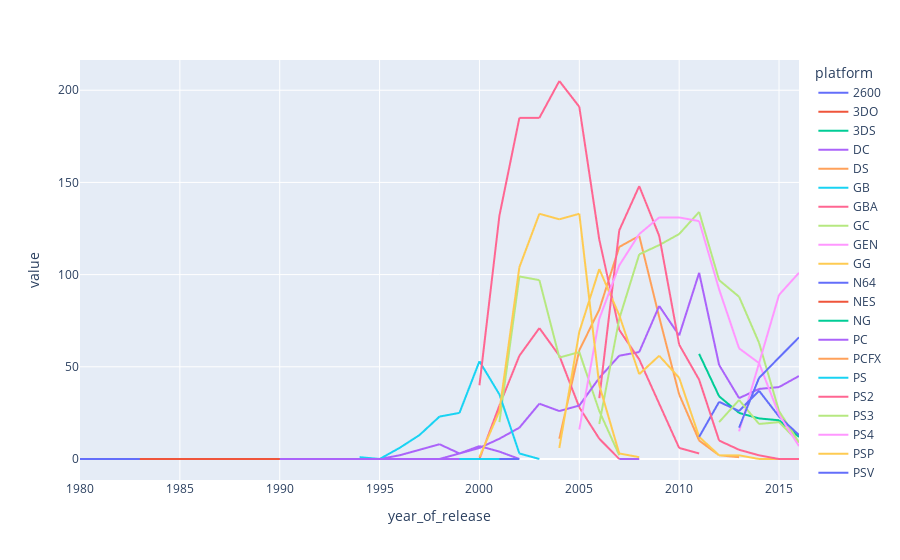

Notebook source saved alongside this figure:
### Code cell
pivot_df = pd.pivot_table(df, index='year_of_release', columns='platform', values='user_score', aggfunc='count')

fig = px.line(pivot_df)
fig.show()

### Figure 1 — Plotly figure (JSON) as saved in the notebook; plotly's stock layout.template omitted (floating-point values rounded to 4 significant figures)
{"data": [{"hovertemplate": "platform=2600<br>year_of_release=%{x}<br>value=%{y}<extra></extra>", "legendgroup": "2600", "line": {"color": "#636efa", "dash": "solid"}, "marker": {"symbol": "circle"}, "mode": "lines", "name": "2600", "showlegend": true, "type": "scattergl", "x": [1980, 1981, 1982, 1983, 1984, 1985, 1986, 1987, 1988, 1989, 1990, 1991, 1992, 1993, 1994, 1995, 1996, 1997, 1998, 1999, 2000, 2001, 2002, 2003, 2004, 2005, 2006, 2007, 2008, 2009, 2010, 2011, 2012, 2013, 2014, 2015, 2016], "xaxis": "x", "y": [0, 0, 0, 0, 0, 0, 0, 0, 0, 0, null, null, null, null, null, null, null, null, null, null, null, null, null, null, null, null, null, null, null, null, null, null, null, null, null, null, null], "yaxis": "y"}, {"hovertemplate": "platform=3DO<br>year_of_release=%{x}<br>value=%{y}<extra></extra>", "legendgroup": "3DO", "line": {"color": "#EF553B", "dash": "solid"}, "marker": {"symbol": "circle"}, "mode": "lines", "name": "3DO", "showlegend": true, "type": "scattergl", "x": [1980, 1981, 1982, 1983, 1984, 1985, 1986, 1987, 1988, 1989, 1990, 1991, 1992, 1993, 1994, 1995, 1996, 1997, 1998, 1999, 2000, 2001, 2002, 2003, 2004, 2005, 2006, 2007, 2008, 2009, 2010, 2011, 2012, 2013, 2014, 2015, 2016], "xaxis": "x", "y": [null, null, null, null, null, null, null, null, null, null, null, null, null, null, 0, 0, null, null, null, null, null, null, null, null, null, null, null, null, null, null, null, null, null, null, null, null, null], "yaxis": "y"}, {"hovertemplate": "platform=3DS<br>year_of_release=%{x}<br>value=%{y}<extra></extra>", "legendgroup": "3DS", "line": {"color": "#00cc96", "dash": "solid"}, "marker": {"symbol": "circle"}, "mode": "lines", "name": "3DS", "showlegend": true, "type": "scattergl", "x": [1980, 1981, 1982, 1983, 1984, 1985, 1986, 1987, 1988, 1989, 1990, 1991, 1992, 1993, 1994, 1995, 1996, 1997, 1998, 1999, 2000, 2001, 2002, 2003, 2004, 2005, 2006, 2007, 2008, 2009, 2010, 2011, 2012, 2013, 2014, 2015, 2016], "xaxis": "x", "y": [null, null, null, null, null, null, null, null, null, null, null, null, null, null, null, null, null, null, null, null, null, null, null, null, null, null, null, null, null, null, null, 57, 34, 25, 22, 21, 12], "yaxis": "y"}, {"hovertemplate": "platform=DC<br>year_of_release=%{x}<br>value=%{y}<extra></extra>", "legendgroup": "DC", "line": {"color": "#ab63fa", "dash": "solid"}, "marker": {"symbol": "circle"}, "mode": "lines", "name": "DC", "showlegend": true, "type": "scattergl", "x": [1980, 1981, 1982, 1983, 1984, 1985, 1986, 1987, 1988, 1989, 1990, 1991, 1992, 1993, 1994, 1995, 1996, 1997, 1998, 1999, 2000, 2001, 2002, 2003, 2004, 2005, 2006, 2007, 2008, 2009, 2010, 2011, 2012, 2013, 2014, 2015, 2016], "xaxis": "x", "y": [null, null, null, null, null, null, null, null, null, null, null, null, null, null, null, null, null, null, 0, 3, 7, 4, 0, null, null, null, null, 0, 0, null, null, null, null, null, null, null, null], "yaxis": "y"}, {"hovertemplate": "platform=DS<br>year_of_release=%{x}<br>value=%{y}<extra></extra>", "legendgroup": "DS", "line": {"color": "#FFA15A", "dash": "solid"}, "marker": {"symbol": "circle"}, "mode": "lines", "name": "DS", "showlegend": true, "type": "scattergl", "x": [1980, 1981, 1982, 1983, 1984, 1985, 1986, 1987, 1988, 1989, 1990, 1991, 1992, 1993, 1994, 1995, 1996, 1997, 1998, 1999, 2000, 2001, 2002, 2003, 2004, 2005, 2006, 2007, 2008, 2009, 2010, 2011, 2012, 2013, 2014, 2015, 2016], "xaxis": "x", "y": [null, null, null, null, null, 0, null, null, null, null, null, null, null, null, null, null, null, null, null, null, null, null, null, null, 11, 59, 81, 115, 121, 77, 35, 10, 2, 1, null, null, null], "yaxis": "y"}, {"hovertemplate": "platform=GB<br>year_of_release=%{x}<br>value=%{y}<extra></extra>", "legendgroup": "GB", "line": {"color": "#19d3f3", "dash": "solid"}, "marker": {"symbol": "circle"}, "mode": "lines", "name": "GB", "showlegend": true, "type": "scattergl", "x": [1980, 1981, 1982, 1983, 1984, 1985, 1986, 1987, 1988, 1989, 1990, 1991, 1992, 1993, 1994, 1995, 1996, 1997, 1998, 1999, 2000, 2001, 2002, 2003, 2004, 2005, 2006, 2007, 2008, 2009, 2010, 2011, 2012, 2013, 2014, 2015, 2016], "xaxis": "x", "y": [null, null, null, null, null, null, null, null, 0, 0, 0, 0, 0, null, 0, 0, 0, 0, 0, 0, 0, 0, null, null, null, null, null, null, null, null, null, null, null, null, null, null, null], "yaxis": "y"}, {"hovertemplate": "platform=GBA<br>year_of_release=%{x}<br>value=%{y}<extra></extra>", "legendgroup": "GBA", "line": {"color": "#FF6692", "dash": "solid"}, "marker": {"symbol": "circle"}, "mode": "lines", "name": "GBA", "showlegend": true, "type": "scattergl", "x": [1980, 1981, 1982, 1983, 1984, 1985, 1986, 1987, 1988, 1989, 1990, 1991, 1992, 1993, 1994, 1995, 1996, 1997, 1998, 1999, 2000, 2001, 2002, 2003, 2004, 2005, 2006, 2007, 2008, 2009, 2010, 2011, 2012, 2013, 2014, 2015, 2016], "xaxis": "x", "y": [null, null, null, null, null, null, null, null, null, null, null, null, null, null, null, null, null, null, null, null, 0, 29, 56, 71, 56, 28, 11, 0, null, null, null, null, null, null, null, null, null], "yaxis": "y"}, {"hovertemplate": "platform=GC<br>year_of_release=%{x}<br>value=%{y}<extra></extra>", "legendgroup": "GC", "line": {"color": "#B6E880", "dash": "solid"}, "marker": {"symbol": "circle"}, "mode": "lines", "name": "GC", "showlegend": true, "type": "scattergl", "x": [1980, 1981, 1982, 1983, 1984, 1985, 1986, 1987, 1988, 1989, 1990, 1991, 1992, 1993, 1994, 1995, 1996, 1997, 1998, 1999, 2000, 2001, 2002, 2003, 2004, 2005, 2006, 2007, 2008, 2009, 2010, 2011, 2012, 2013, 2014, 2015, 2016], "xaxis": "x", "y": [null, null, null, null, null, null, null, null, null, null, null, null, null, null, null, null, null, null, null, null, null, 20, 99, 97, 55, 58, 26, 2, null, null, null, null, null, null, null, null, null], "yaxis": "y"}, {"hovertemplate": "platform=GEN<br>year_of_release=%{x}<br>value=%{y}<extra></extra>", "legendgroup": "GEN", "line": {"color": "#FF97FF", "dash": "solid"}, "marker": {"symbol": "circle"}, "mode": "lines", "name": "GEN", "showlegend": true, "type": "scattergl", "x": [1980, 1981, 1982, 1983, 1984, 1985, 1986, 1987, 1988, 1989, 1990, 1991, 1992, 1993, 1994, 1995, 1996, 1997, 1998, 1999, 2000, 2001, 2002, 2003, 2004, 2005, 2006, 2007, 2008, 2009, 2010, 2011, 2012, 2013, 2014, 2015, 2016], "xaxis": "x", "y": [null, null, null, null, null, null, null, null, null, null, 0, 0, 0, 0, 0, null, null, null, null, null, null, null, null, null, null, null, null, null, null, null, null, null, null, null, null, null, null], "yaxis": "y"}, {"hovertemplate": "platform=GG<br>year_of_release=%{x}<br>value=%{y}<extra></extra>", "legendgroup": "GG", "line": {"color": "#FECB52", "dash": "solid"}, "marker": {"symbol": "circle"}, "mode": "lines", "name": "GG", "showlegend": true, "type": "scattergl", "x": [1980, 1981, 1982, 1983, 1984, 1985, 1986, 1987, 1988, 1989, 1990, 1991, 1992, 1993, 1994, 1995, 1996, 1997, 1998, 1999, 2000, 2001, 2002, 2003, 2004, 2005, 2006, 2007, 2008, 2009, 2010, 2011, 2012, 2013, 2014, 2015, 2016], "xaxis": "x", "y": [null, null, null, null, null, null, null, null, null, null, null, null, 0, null, null, null, null, null, null, null, null, null, null, null, null, null, null, null, null, null, null, null, null, null, null, null, null], "yaxis": "y"}, {"hovertemplate": "platform=N64<br>year_of_release=%{x}<br>value=%{y}<extra></extra>", "legendgroup": "N64", "line": {"color": "#636efa", "dash": "solid"}, "marker": {"symbol": "circle"}, "mode": "lines", "name": "N64", "showlegend": true, "type": "scattergl", "x": [1980, 1981, 1982, 1983, 1984, 1985, 1986, 1987, 1988, 1989, 1990, 1991, 1992, 1993, 1994, 1995, 1996, 1997, 1998, 1999, 2000, 2001, 2002, 2003, 2004, 2005, 2006, 2007, 2008, 2009, 2010, 2011, 2012, 2013, 2014, 2015, 2016], "xaxis": "x", "y": [null, null, null, null, null, null, null, null, null, null, null, null, null, null, null, null, 0, 0, 0, 0, 0, 0, 0, null, null, null, null, null, null, null, null, null, null, null, null, null, null], "yaxis": "y"}, {"hovertemplate": "platform=NES<br>year_of_release=%{x}<br>value=%{y}<extra></extra>", "legendgroup": "NES", "line": {"color": "#EF553B", "dash": "solid"}, "marker": {"symbol": "circle"}, "mode": "lines", "name": "NES", "showlegend": true, "type": "scattergl", "x": [1980, 1981, 1982, 1983, 1984, 1985, 1986, 1987, 1988, 1989, 1990, 1991, 1992, 1993, 1994, 1995, 1996, 1997, 1998, 1999, 2000, 2001, 2002, 2003, 2004, 2005, 2006, 2007, 2008, 2009, 2010, 2011, 2012, 2013, 2014, 2015, 2016], "xaxis": "x", "y": [null, null, null, 0, 0, 0, 0, 0, 0, 0, 0, 0, 0, 0, 0, null, null, null, null, null, null, null, null, null, null, null, null, null, null, null, null, null, null, null, null, null, null], "yaxis": "y"}, {"hovertemplate": "platform=NG<br>year_of_release=%{x}<br>value=%{y}<extra></extra>", "legendgroup": "NG", "line": {"color": "#00cc96", "dash": "solid"}, "marker": {"symbol": "circle"}, "mode": "lines", "name": "NG", "showlegend": true, "type": "scattergl", "x": [1980, 1981, 1982, 1983, 1984, 1985, 1986, 1987, 1988, 1989, 1990, 1991, 1992, 1993, 1994, 1995, 1996, 1997, 1998, 1999, 2000, 2001, 2002, 2003, 2004, 2005, 2006, 2007, 2008, 2009, 2010, 2011, 2012, 2013, 2014, 2015, 2016], "xaxis": "x", "y": [null, null, null, null, null, null, null, null, null, null, null, null, null, 0, 0, 0, 0, null, null, null, null, null, null, null, null, null, null, null, null, null, null, null, null, null, null, null, null], "yaxis": "y"}, {"hovertemplate": "platform=PC<br>year_of_release=%{x}<br>value=%{y}<extra></extra>", "legendgroup": "PC", "line": {"color": "#ab63fa", "dash": "solid"}, "marker": {"symbol": "circle"}, "mode": "lines", "name": "PC", "showlegend": true, "type": "scattergl", "x": [1980, 1981, 1982, 1983, 1984, 1985, 1986, 1987, 1988, 1989, 1990, 1991, 1992, 1993, 1994, 1995, 1996, 1997, 1998, 1999, 2000, 2001, 2002, 2003, 2004, 2005, 2006, 2007, 2008, 2009, 2010, 2011, 2012, 2013, 2014, 2015, 2016], "xaxis": "x", "y": [null, null, null, null, null, 1, null, null, 1, null, null, null, 1, null, 0, 0, 2, 5, 8, 3, 6, 11, 17, 30, 26, 29, 44, 56, 58, 83, 67, 101, 51, 33, 38, 39, 45], "yaxis": "y"}, {"hovertemplate": "platform=PCFX<br>year_of_release=%{x}<br>value=%{y}<extra></extra>", "legendgroup": "PCFX", "line": {"color": "#FFA15A", "dash": "solid"}, "marker": {"symbol": "circle"}, "mode": "lines", "name": "PCFX", "showlegend": true, "type": "scattergl", "x": [1980, 1981, 1982, 1983, 1984, 1985, 1986, 1987, 1988, 1989, 1990, 1991, 1992, 1993, 1994, 1995, 1996, 1997, 1998, 1999, 2000, 2001, 2002, 2003, 2004, 2005, 2006, 2007, 2008, 2009, 2010, 2011, 2012, 2013, 2014, 2015, 2016], "xaxis": "x", "y": [null, null, null, null, null, null, null, null, null, null, null, null, null, null, null, null, 0, null, null, null, null, null, null, null, null, null, null, null, null, null, null, null, null, null, null, null, null], "yaxis": "y"}, {"hovertemplate": "platform=PS<br>year_of_release=%{x}<br>value=%{y}<extra></extra>", "legendgroup": "PS", "line": {"color": "#19d3f3", "dash": "solid"}, "marker": {"symbol": "circle"}, "mode": "lines", "name": "PS", "showlegend": true, "type": "scattergl", "x": [1980, 1981, 1982, 1983, 1984, 1985, 1986, 1987, 1988, 1989, 1990, 1991, 1992, 1993, 1994, 1995, 1996, 1997, 1998, 1999, 2000, 2001, 2002, 2003, 2004, 2005, 2006, 2007, 2008, 2009, 2010, 2011, 2012, 2013, 2014, 2015, 2016], "xaxis": "x", "y": [null, null, null, null, null, null, null, null, null, null, null, null, null, null, 1, 0, 6, 13, 23, 25, 53, 35, 3, 0, null, null, null, null, null, null, null, null, null, null, null, null, null], "yaxis": "y"}, {"hovertemplate": "platform=PS2<br>year_of_release=%{x}<br>value=%{y}<extra></extra>", "legendgroup": "PS2", "line": {"color": "#FF6692", "dash": "solid"}, "marker": {"symbol": "circle"}, "mode": "lines", "name": "PS2", "showlegend": true, "type": "scattergl", "x": [1980, 1981, 1982, 1983, 1984, 1985, 1986, 1987, 1988, 1989, 1990, 1991, 1992, 1993, 1994, 1995, 1996, 1997, 1998, 1999, 2000, 2001, 2002, 2003, 2004, 2005, 2006, 2007, 2008, 2009, 2010, 2011, 2012, 2013, 2014, 2015, 2016], "xaxis": "x", "y": [null, null, null, null, null, null, null, null, null, null, null, null, null, null, null, null, null, null, null, null, 40, 132, 185, 185, 205, 191, 119, 70, 54, 30, 6, 3, null, null, null, null, null], "yaxis": "y"}, {"hovertemplate": "platform=PS3<br>year_of_release=%{x}<br>value=%{y}<extra></extra>", "legendgroup": "PS3", "line": {"color": "#B6E880", "dash": "solid"}, "marker": {"symbol": "circle"}, "mode": "lines", "name": "PS3", "showlegend": true, "type": "scattergl", "x": [1980, 1981, 1982, 1983, 1984, 1985, 1986, 1987, 1988, 1989, 1990, 1991, 1992, 1993, 1994, 1995, 1996, 1997, 1998, 1999, 2000, 2001, 2002, 2003, 2004, 2005, 2006, 2007, 2008, 2009, 2010, 2011, 2012, 2013, 2014, 2015, 2016], "xaxis": "x", "y": [null, null, null, null, null, null, null, null, null, null, null, null, null, null, null, null, null, null, null, null, null, null, null, null, null, null, 19, 76, 111, 116, 122, 134, 97, 88, 63, 26, 9], "yaxis": "y"}, {"hovertemplate": "platform=PS4<br>year_of_release=%{x}<br>value=%{y}<extra></extra>", "legendgroup": "PS4", "line": {"color": "#FF97FF", "dash": "solid"}, "marker": {"symbol": "circle"}, "mode": "lines", "name": "PS4", "showlegend": true, "type": "scattergl", "x": [1980, 1981, 1982, 1983, 1984, 1985, 1986, 1987, 1988, 1989, 1990, 1991, 1992, 1993, 1994, 1995, 1996, 1997, 1998, 1999, 2000, 2001, 2002, 2003, 2004, 2005, 2006, 2007, 2008, 2009, 2010, 2011, 2012, 2013, 2014, 2015, 2016], "xaxis": "x", "y": [null, null, null, null, null, null, null, null, null, null, null, null, null, null, null, null, null, null, null, null, null, null, null, null, null, null, null, null, null, null, null, null, null, 15, 52, 89, 101], "yaxis": "y"}, {"hovertemplate": "platform=PSP<br>year_of_release=%{x}<br>value=%{y}<extra></extra>", "legendgroup": "PSP", "line": {"color": "#FECB52", "dash": "solid"}, "marker": {"symbol": "circle"}, "mode": "lines", "name": "PSP", "showlegend": true, "type": "scattergl", "x": [1980, 1981, 1982, 1983, 1984, 1985, 1986, 1987, 1988, 1989, 1990, 1991, 1992, 1993, 1994, 1995, 1996, 1997, 1998, 1999, 2000, 2001, 2002, 2003, 2004, 2005, 2006, 2007, 2008, 2009, 2010, 2011, 2012, 2013, 2014, 2015, 2016], "xaxis": "x", "y": [null, null, null, null, null, null, null, null, null, null, null, null, null, null, null, null, null, null, null, null, null, null, null, null, 6, 69, 103, 78, 46, 56, 44, 12, 2, 2, 0, 0, null], "yaxis": "y"}, {"hovertemplate": "platform=PSV<br>year_of_release=%{x}<br>value=%{y}<extra></extra>", "legendgroup": "PSV", "line": {"color": "#636efa", "dash": "solid"}, "marker": {"symbol": "circle"}, "mode": "lines", "name": "PSV", "showlegend": true, "type": "scattergl", "x": [1980, 1981, 1982, 1983, 1984, 1985, 1986, 1987, 1988, 1989, 1990, 1991, 1992, 1993, 1994, 1995, 1996, 1997, 1998, 1999, 2000, 2001, 2002, 2003, 2004, 2005, 2006, 2007, 2008, 2009, 2010, 2011, 2012, 2013, 2014, 2015, 2016], "xaxis": "x", "y": [null, null, null, null, null, null, null, null, null, null, null, null, null, null, null, null, null, null, null, null, null, null, null, null, null, null, null, null, null, null, null, 12, 31, 26, 37, 23, 13], "yaxis": "y"}, {"hovertemplate": "platform=SAT<br>year_of_release=%{x}<br>value=%{y}<extra></extra>", "legendgroup": "SAT", "line": {"color": "#EF553B", "dash": "solid"}, "marker": {"symbol": "circle"}, "mode": "lines", "name": "SAT", "showlegend": true, "type": "scattergl", "x": [1980, 1981, 1982, 1983, 1984, 1985, 1986, 1987, 1988, 1989, 1990, 1991, 1992, 1993, 1994, 1995, 1996, 1997, 1998, 1999, 2000, 2001, 2002, 2003, 2004, 2005, 2006, 2007, 2008, 2009, 2010, 2011, 2012, 2013, 2014, 2015, 2016], "xaxis": "x", "y": [null, null, null, null, null, null, null, null, null, null, null, null, null, null, 0, 0, 0, 0, 0, 0, null, null, null, null, null, null, null, null, null, null, null, null, null, null, null, null, null], "yaxis": "y"}, {"hovertemplate": "platform=SCD<br>year_of_release=%{x}<br>value=%{y}<extra></extra>", "legendgroup": "SCD", "line": {"color": "#00cc96", "dash": "solid"}, "marker": {"symbol": "circle"}, "mode": "lines", "name": "SCD", "showlegend": true, "type": "scattergl", "x": [1980, 1981, 1982, 1983, 1984, 1985, 1986, 1987, 1988, 1989, 1990, 1991, 1992, 1993, 1994, 1995, 1996, 1997, 1998, 1999, 2000, 2001, 2002, 2003, 2004, 2005, 2006, 2007, 2008, 2009, 2010, 2011, 2012, 2013, 2014, 2015, 2016], "xaxis": "x", "y": [null, null, null, null, null, null, null, null, null, null, null, null, null, 0, 0, null, null, null, null, null, null, null, null, null, null, null, null, null, null, null, null, null, null, null, null, null, null], "yaxis": "y"}, {"hovertemplate": "platform=SNES<br>year_of_release=%{x}<br>value=%{y}<extra></extra>", "legendgroup": "SNES", "line": {"color": "#ab63fa", "dash": "solid"}, "marker": {"symbol": "circle"}, "mode": "lines", "name": "SNES", "showlegend": true, "type": "scattergl", "x": [1980, 1981, 1982, 1983, 1984, 1985, 1986, 1987, 1988, 1989, 1990, 1991, 1992, 1993, 1994, 1995, 1996, 1997, 1998, 1999, 2000, 2001, 2002, 2003, 2004, 2005, 2006, 2007, 2008, 2009, 2010, 2011, 2012, 2013, 2014, 2015, 2016], "xaxis": "x", "y": [null, null, null, null, null, null, null, null, null, null, 0, 0, 0, 0, 0, 0, 0, 0, 0, 0, null, null, null, null, null, null, null, null, null, null, null, null, null, null, null, null, null], "yaxis": "y"}, {"hovertemplate": "platform=TG16<br>year_of_release=%{x}<br>value=%{y}<extra></extra>", "legendgroup": "TG16", "line": {"color": "#FFA15A", "dash": "solid"}, "marker": {"symbol": "circle"}, "mode": "lines", "name": "TG16", "showlegend": true, "type": "scattergl", "x": [1980, 1981, 1982, 1983, 1984, 1985, 1986, 1987, 1988, 1989, 1990, 1991, 1992, 1993, 1994, 1995, 1996, 1997, 1998, 1999, 2000, 2001, 2002, 2003, 2004, 2005, 2006, 2007, 2008, 2009, 2010, 2011, 2012, 2013, 2014, 2015, 2016], "xaxis": "x", "y": [null, null, null, null, null, null, null, null, null, null, null, null, null, null, null, 0, null, null, null, null, null, null, null, null, null, null, null, null, null, null, null, null, null, null, null, null, null], "yaxis": "y"}, {"hovertemplate": "platform=WS<br>year_of_release=%{x}<br>value=%{y}<extra></extra>", "legendgroup": "WS", "line": {"color": "#19d3f3", "dash": "solid"}, "marker": {"symbol": "circle"}, "mode": "lines", "name": "WS", "showlegend": true, "type": "scattergl", "x": [1980, 1981, 1982, 1983, 1984, 1985, 1986, 1987, 1988, 1989, 1990, 1991, 1992, 1993, 1994, 1995, 1996, 1997, 1998, 1999, 2000, 2001, 2002, 2003, 2004, 2005, 2006, 2007, 2008, 2009, 2010, 2011, 2012, 2013, 2014, 2015, 2016], "xaxis": "x", "y": [null, null, null, null, null, null, null, null, null, null, null, null, null, null, null, null, null, null, null, 0, 0, 0, null, null, null, null, null, null, null, null, null, null, null, null, null, null, null], "yaxis": "y"}, {"hovertemplate": "platform=Wii<br>year_of_release=%{x}<br>value=%{y}<extra></extra>", "legendgroup": "Wii", "line": {"color": "#FF6692", "dash": "solid"}, "marker": {"symbol": "circle"}, "mode": "lines", "name": "Wii", "showlegend": true, "type": "scattergl", "x": [1980, 1981, 1982, 1983, 1984, 1985, 1986, 1987, 1988, 1989, 1990, 1991, 1992, 1993, 1994, 1995, 1996, 1997, 1998, 1999, 2000, 2001, 2002, 2003, 2004, 2005, 2006, 2007, 2008, 2009, 2010, 2011, 2012, 2013, 2014, 2015, 2016], "xaxis": "x", "y": [null, null, null, null, null, null, null, null, null, null, null, null, null, null, null, null, null, null, null, null, null, null, null, null, null, null, 33, 124, 148, 121, 62, 43, 10, 5, 2, 0, 0], "yaxis": "y"}, {"hovertemplate": "platform=WiiU<br>year_of_release=%{x}<br>value=%{y}<extra></extra>", "legendgroup": "WiiU", "line": {"color": "#B6E880", "dash": "solid"}, "marker": {"symbol": "circle"}, "mode": "lines", "name": "WiiU", "showlegend": true, "type": "scattergl", "x": [1980, 1981, 1982, 1983, 1984, 1985, 1986, 1987, 1988, 1989, 1990, 1991, 1992, 1993, 1994, 1995, 1996, 1997, 1998, 1999, 2000, 2001, 2002, 2003, 2004, 2005, 2006, 2007, 2008, 2009, 2010, 2011, 2012, 2013, 2014, 2015, 2016], "xaxis": "x", "y": [null, null, null, null, null, null, null, null, null, null, null, null, null, null, null, null, null, null, null, null, null, null, null, null, null, null, null, null, null, null, null, null, 20, 32, 19, 20, 9], "yaxis": "y"}, {"hovertemplate": "platform=X360<br>year_of_release=%{x}<br>value=%{y}<extra></extra>", "legendgroup": "X360", "line": {"color": "#FF97FF", "dash": "solid"}, "marker": {"symbol": "circle"}, "mode": "lines", "name": "X360", "showlegend": true, "type": "scattergl", "x": [1980, 1981, 1982, 1983, 1984, 1985, 1986, 1987, 1988, 1989, 1990, 1991, 1992, 1993, 1994, 1995, 1996, 1997, 1998, 1999, 2000, 2001, 2002, 2003, 2004, 2005, 2006, 2007, 2008, 2009, 2010, 2011, 2012, 2013, 2014, 2015, 2016], "xaxis": "x", "y": [null, null, null, null, null, null, null, null, null, null, null, null, null, null, null, null, null, null, null, null, null, null, null, null, null, 16, 76, 105, 122, 131, 131, 129, 92, 60, 52, 24, 7], "yaxis": "y"}, {"hovertemplate": "platform=XB<br>year_of_release=%{x}<br>value=%{y}<extra></extra>", "legendgroup": "XB", "line": {"color": "#FECB52", "dash": "solid"}, "marker": {"symbol": "circle"}, "mode": "lines", "name": "XB", "showlegend": true, "type": "scattergl", "x": [1980, 1981, 1982, 1983, 1984, 1985, 1986, 1987, 1988, 1989, 1990, 1991, 1992, 1993, 1994, 1995, 1996, 1997, 1998, 1999, 2000, 2001, 2002, 2003, 2004, 2005, 2006, 2007, 2008, 2009, 2010, 2011, 2012, 2013, 2014, 2015, 2016], "xaxis": "x", "y": [null, null, null, null, null, null, null, null, null, null, null, null, null, null, null, null, null, null, null, null, 1, 26, 104, 133, 130, 133, 40, 3, 1, null, null, null, null, null, null, null, null], "yaxis": "y"}, {"hovertemplate": "platform=XOne<br>year_of_release=%{x}<br>value=%{y}<extra></extra>", "legendgroup": "XOne", "line": {"color": "#636efa", "dash": "solid"}, "marker": {"symbol": "circle"}, "mode": "lines", "name": "XOne", "showlegend": true, "type": "scattergl", "x": [1980, 1981, 1982, 1983, 1984, 1985, 1986, 1987, 1988, 1989, 1990, 1991, 1992, 1993, 1994, 1995, 1996, 1997, 1998, 1999, 2000, 2001, 2002, 2003, 2004, 2005, 2006, 2007, 2008, 2009, 2010, 2011, 2012, 2013, 2014, 2015, 2016], "xaxis": "x", "y": [null, null, null, null, null, null, null, null, null, null, null, null, null, null, null, null, null, null, null, null, null, null, null, null, null, null, null, null, null, null, null, null, null, 17, 44, 55, 66], "yaxis": "y"}], "layout": {"legend": {"title": {"text": "platform"}, "tracegroupgap": 0}, "margin": {"t": 60}, "xaxis": {"anchor": "y", "domain": [0, 1], "title": {"text": "year_of_release"}}, "yaxis": {"anchor": "x", "domain": [0, 1], "title": {"text": "value"}}}}
